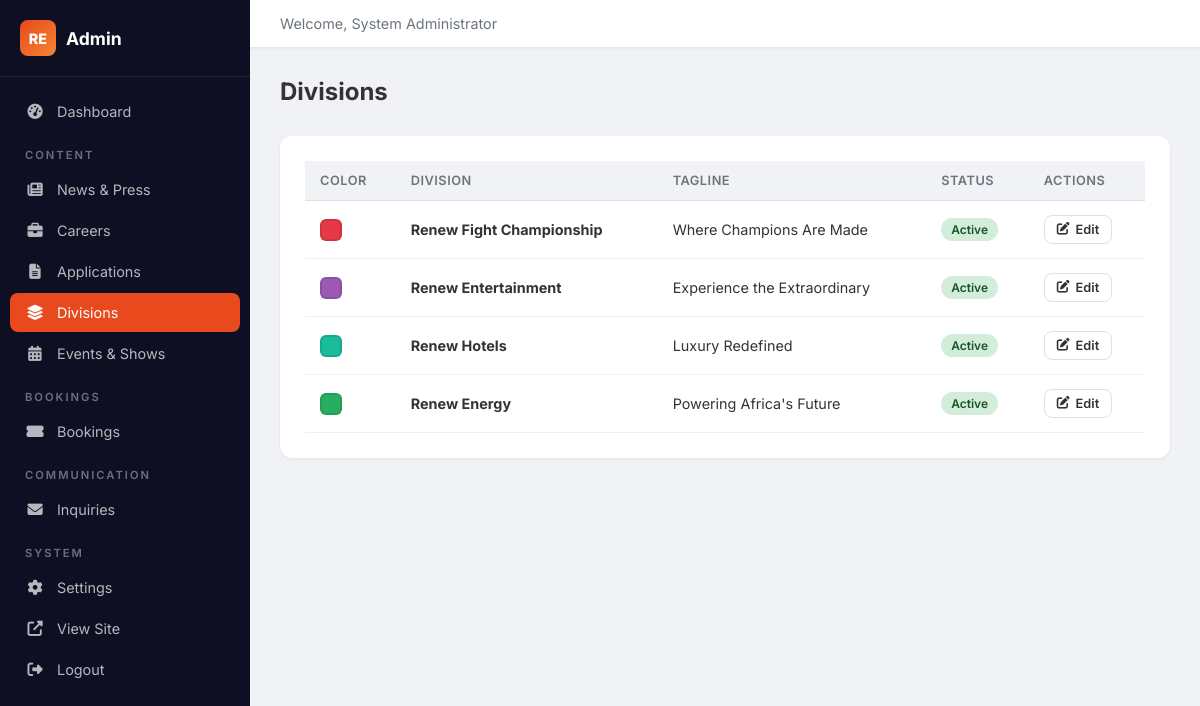
/admin/admin-divisions.php (signed in), run on the app's committed database.
### tables this page shows
CREATE TABLE IF NOT EXISTS divisions (
    id INT AUTO_INCREMENT PRIMARY KEY,
    division_name VARCHAR(100) NOT NULL,
    slug VARCHAR(100) NOT NULL UNIQUE,
    tagline VARCHAR(255),
    description TEXT,
    hero_image1 VARCHAR(255),
    hero_image2 VARCHAR(255),
    hero_image3 VARCHAR(255),
    content TEXT,
    accent_color VARCHAR(20) DEFAULT '#e8491d',
    status ENUM('active','inactive') DEFAULT 'active'
);

### config.php (called while the page is built, shortened)
<?php
try {
    $pdo = new PDO(
        "mysql:host=" . DB_HOST . ";dbname=" . DB_NAME . ";charset=utf8mb4",
        DB_USER,
        DB_PASS,
        [
            PDO::ATTR_ERRMODE => PDO::ERRMODE_EXCEPTION,
            PDO::ATTR_DEFAULT_FETCH_MODE => PDO::FETCH_ASSOC,
            PDO::ATTR_EMULATE_PREPARES => false,
        ]
    );
} catch (PDOException $e) {
    die("Database connection failed. Please check your configuration.");
}
function sanitize($input) {
    return htmlspecialchars(trim($input), ENT_QUOTES, 'UTF-8');
}
function isAdminLoggedIn() {
    return isset($_SESSION['admin_id']) && !empty($_SESSION['admin_id']);
}
function getCurrentAdmin() {
    global $pdo;
    $stmt = $pdo->prepare("SELECT * FROM admins WHERE id = ? AND status = 'active'");
    $stmt->execute([$_SESSION['admin_id']]);
    return $stmt->fetch();
}

### admin/auth.php (called while the page is built, shortened)
<?php
require_once __DIR__ . '/../config.php';
$currentAdmin = getCurrentAdmin();

### admin/admin-divisions.php (the view, shortened to what this page needs)
<?php
require_once 'auth.php';
$action = $_GET['action'] ?? 'list';
$editData = null;
require_once 'includes/admin-header.php';
?>
<div class="admin-page-header">
    <h1><?= $action === 'edit' ? 'Edit Division' : 'Divisions' ?></h1>
</div>
<?php if ($action === 'edit' && $editData): ?>
<div class="admin-card">
    <div class="admin-card-body">
        <form method="POST" class="admin-form" enctype="multipart/form-data">
            <input type="hidden" name="csrf_token" value="<?= generateCSRFToken() ?>">
            <input type="hidden" name="edit_id" value="<?= $editData['id'] ?>">
            <input type="hidden" name="existing_hero1" value="<?= sanitize($editData['hero_image1'] ?? '') ?>">
            <input type="hidden" name="existing_hero2" value="<?= sanitize($editData['hero_image2'] ?? '') ?>">
            <input type="hidden" name="existing_hero3" value="<?= sanitize($editData['hero_image3'] ?? '') ?>">
            <div class="form-row">
                <div class="form-group">
                    <label>Division Name *</label>
                    <input type="text" name="division_name" class="form-control" value="<?= sanitize($editData['division_name']) ?>" required>
                </div>
                <div class="form-group">
                    <label>Tagline</label>
                    <input type="text" name="tagline" class="form-control" value="<?= sanitize($editData['tagline'] ?? '') ?>">
                </div>
            </div>
            <div class="form-row">
                <div class="form-group">
                    <label>Accent Color</label>
                    <div style="display:flex;gap:10px;align-items:center;">
                        <input type="color" name="accent_color" value="<?= $editData['accent_color'] ?? '#e8491d' ?>" style="width:50px;height:38px;border:1px solid var(--admin-border);border-radius:8px;cursor:pointer;">
                        <span style="color:var(--admin-gray);font-size:0.85rem;"><?= $editData['accent_color'] ?? '#e8491d' ?></span>
                    </div>
                </div>
                <div class="form-group">
                    <label>Status</label>
                    <select name="status" class="form-control">
                        <option value="active" <?= $editData['status'] === 'active' ? 'selected' : '' ?>>Active</option>
                        <option value="inactive" <?= $editData['status'] === 'inactive' ? 'selected' : '' ?>>Inactive</option>
                    </select>
                </div>
            </div>
            <div class="form-group">
                <label>Description</label>
                <textarea name="description" class="form-control" rows="3"><?= sanitize($editData['description'] ?? '') ?></textarea>
            </div>
            <div class="form-group">
                <label>Detailed Content</label>
                <textarea name="content" class="form-control" rows="8"><?= htmlspecialchars($editData['content'] ?? '', ENT_QUOTES, 'UTF-8') ?></textarea>
                <div class="form-hint">HTML supported. Shown on division detail pages.</div>
            </div>
            <div style="display:grid;grid-template-columns:1fr 1fr 1fr;gap:20px;">
                <?php for ($i = 1; $i <= 3; $i++): ?>
                <div class="form-group">
                    <label>Hero Image <?= $i ?></label>
                    <input type="file" name="hero_image<?= $i ?>" class="form-control" accept="image/*">
                    <?php if (!empty($editData["hero_image{$i}"])): ?>
                    <div class="form-hint">Current: <?= $editData["hero_image{$i}"] ?></div>
                    <?php endif; ?>
                </div>
                <?php endfor; ?>
            </div>
            <button type="submit" class="btn-admin btn-admin-primary"><i class="fas fa-save"></i> Update Division</button>
        </form>
    </div>
</div>
<?php else: ?>
<?php $divisions = $pdo->query("SELECT * FROM divisions ORDER BY id")->fetchAll(); ?>
<div class="admin-card">
    <div class="admin-card-body">
        <div class="admin-table-responsive">
            <table class="admin-table">
                <thead>
                    <tr>
                        <th>Color</th>
                        <th>Division</th>
                        <th>Tagline</th>
                        <th>Status</th>
                        <th>Actions</th>
                    </tr>
                </thead>
                <tbody>
                    <?php foreach ($divisions as $div): ?>
                    <tr>
                        <td><span class="color-swatch" style="background:<?= sanitize($div['accent_color']) ?>;"></span></td>
                        <td><strong><?= sanitize($div['division_name']) ?></strong></td>
                        <td><?= sanitize($div['tagline'] ?? '—') ?></td>
                        <td><span class="badge <?= $div['status'] === 'active' ? 'badge-success' : 'badge-danger' ?>"><?= ucfirst($div['status']) ?></span></td>
                        <td>
                            <a href="?action=edit&id=<?= $div['id'] ?>" class="btn-admin btn-admin-sm btn-admin-outline"><i class="fas fa-edit"></i> Edit</a>
                        </td>
                    </tr>
                    <?php endforeach; ?>
                </tbody>
            </table>
        </div>
    </div>
</div>
<?php endif; ?>
<?php require_once 'includes/admin-footer.php'; ?>

### admin/includes/admin-header.php (shortened to what this page needs)
<?php
$adminPage = basename($_SERVER['PHP_SELF'], '.php');
?>
<!DOCTYPE html>
<html lang="en">
<head>
    <link rel="stylesheet" href="https://cdnjs.cloudflare.com/ajax/libs/font-awesome/6.5.1/css/all.min.css">
    <link rel="stylesheet" href="<?= SITE_URL ?>/assets/css/admin-style.css">
</head>
<body>
    <div class="admin-layout">
        <aside class="admin-sidebar" id="adminSidebar">
            <div class="sidebar-header">
                <a href="<?= SITE_URL ?>/admin/admin-dashboard.php" class="sidebar-logo">
                    <span class="logo-r">RE</span> Admin
                </a>
            </div>
            <nav class="sidebar-nav">
                <a href="<?= SITE_URL ?>/admin/admin-dashboard.php" class="<?= $adminPage === 'admin-dashboard' ? 'active' : '' ?>">
                    <i class="fas fa-tachometer-alt"></i> Dashboard
                </a>
                <div class="sidebar-section">Content</div>
                <a href="<?= SITE_URL ?>/admin/admin-news.php" class="<?= $adminPage === 'admin-news' ? 'active' : '' ?>">
                    <i class="fas fa-newspaper"></i> News & Press
                </a>
                <a href="<?= SITE_URL ?>/admin/admin-careers.php" class="<?= $adminPage === 'admin-careers' ? 'active' : '' ?>">
                    <i class="fas fa-briefcase"></i> Careers
                </a>
                <a href="<?= SITE_URL ?>/admin/admin-applications.php" class="<?= $adminPage === 'admin-applications' ? 'active' : '' ?>">
                    <i class="fas fa-file-alt"></i> Applications
                </a>
                <a href="<?= SITE_URL ?>/admin/admin-divisions.php" class="<?= $adminPage === 'admin-divisions' ? 'active' : '' ?>">
                    <i class="fas fa-layer-group"></i> Divisions
                </a>
                <a href="<?= SITE_URL ?>/admin/admin-events.php" class="<?= $adminPage === 'admin-events' ? 'active' : '' ?>">
                    <i class="fas fa-calendar-alt"></i> Events & Shows
                </a>
                <div class="sidebar-section">Bookings</div>
                <a href="<?= SITE_URL ?>/admin/admin-bookings.php" class="<?= $adminPage === 'admin-bookings' ? 'active' : '' ?>">
                    <i class="fas fa-ticket-alt"></i> Bookings
                </a>
                <div class="sidebar-section">Communication</div>
                <a href="<?= SITE_URL ?>/admin/admin-inquiries.php" class="<?= $adminPage === 'admin-inquiries' ? 'active' : '' ?>">
                    <i class="fas fa-envelope"></i> Inquiries
                </a>
                <div class="sidebar-section">System</div>
                <a href="<?= SITE_URL ?>/admin/admin-settings.php" class="<?= $adminPage === 'admin-settings' ? 'active' : '' ?>">
                    <i class="fas fa-cog"></i> Settings
                </a>
                <a href="<?= SITE_URL ?>" target="_blank">
                    <i class="fas fa-external-link-alt"></i> View Site
                </a>
                <a href="<?= SITE_URL ?>/admin/logout.php" class="logout-link">
                    <i class="fas fa-sign-out-alt"></i> Logout
                </a>
            </nav>
        </aside>
        <div class="admin-main">
            <header class="admin-topbar">
                <div class="topbar-right">
                    <span class="admin-greeting">Welcome, <?= sanitize($currentAdmin['full_name']) ?></span>
                </div>
            </header>
            <div class="admin-content">

### assets/css/admin-style.css (style rules this page uses)
:root { --admin-primary: #1a1a2e; --admin-sidebar: #0f0f23; --admin-accent: #e8491d; --admin-accent2: #f58634; --admin-bg: #f0f2f5; --admin-card: #ffffff; --admin-text: #333333; --admin-gray: #6c757d; --admin-border: #e0e0e0; --admin-success: #27ae60; --admin-warning: #f39c12; --admin-danger: #e74c3c; --admin-info: #3498db; }
* { box-sizing: border-box; margin: 0; padding: 0; }
body { font-family: 'Inter', sans-serif; background: var(--admin-bg); color: var(--admin-text); font-size: 14px; }
.admin-layout { display: flex; min-height: 100vh; }
.admin-sidebar { width: 250px; background: var(--admin-sidebar); position: fixed; top: 0; left: 0; bottom: 0; z-index: 1000; overflow-y: auto; transition: transform 0.3s; }
.sidebar-header { padding: 20px; display: flex; align-items: center; justify-content: space-between; border-bottom: 1px solid rgba(255,255,255,0.1); }
.sidebar-logo { color: #fff; font-size: 1.1rem; font-weight: 700; text-decoration: none; display: flex; align-items: center; gap: 10px; }
.logo-r { background: linear-gradient(135deg, var(--admin-accent), var(--admin-accent2)); color: #fff; width: 36px; height: 36px; border-radius: 8px; display: flex; align-items: center; justify-content: center; font-weight: 800; font-size: 0.9rem; }
.sidebar-nav { padding: 15px 10px; }
.sidebar-section { color: rgba(255,255,255,0.4); font-size: 0.7rem; text-transform: uppercase; letter-spacing: 2px; padding: 15px 15px 8px; font-weight: 600; }
.sidebar-nav a { display: flex; align-items: center; gap: 12px; padding: 11px 15px; color: rgba(255,255,255,0.7); text-decoration: none; border-radius: 8px; font-size: 0.9rem; transition: all 0.2s; margin-bottom: 2px; }
.sidebar-nav a.active { background: var(--admin-accent); color: #fff; }
.sidebar-nav a i { width: 20px; text-align: center; font-size: 0.95rem; }
.admin-main { flex: 1; margin-left: 250px; min-height: 100vh; }
.admin-topbar { background: var(--admin-card); padding: 15px 30px; display: flex; align-items: center; justify-content: space-between; box-shadow: 0 1px 3px rgba(0,0,0,0.08); position: sticky; top: 0; z-index: 100; }
.admin-greeting { font-size: 0.9rem; color: var(--admin-gray); }
.admin-content { padding: 30px; }
.admin-page-header { display: flex; justify-content: space-between; align-items: center; margin-bottom: 30px; flex-wrap: wrap; gap: 15px; }
.admin-page-header h1 { font-size: 1.5rem; font-weight: 700; }
.admin-card { background: var(--admin-card); border-radius: 12px; box-shadow: 0 1px 3px rgba(0,0,0,0.08); margin-bottom: 25px; }
.admin-card-body { padding: 25px; }
.admin-table { width: 100%; border-collapse: collapse; }
.admin-table th { text-align: left; padding: 12px 15px; background: var(--admin-bg); font-weight: 600; font-size: 0.8rem; text-transform: uppercase; letter-spacing: 0.5px; color: var(--admin-gray); border-bottom: 1px solid var(--admin-border); }
.admin-table td { padding: 14px 15px; border-bottom: 1px solid #f0f0f0; font-size: 0.9rem; vertical-align: middle; }
.btn-admin { display: inline-flex; align-items: center; gap: 6px; padding: 10px 20px; border-radius: 8px; font-weight: 600; font-size: 0.85rem; border: none; cursor: pointer; text-decoration: none; transition: all 0.2s; font-family: 'Inter', sans-serif; }
.btn-admin-sm { padding: 6px 12px; font-size: 0.8rem; }
.btn-admin-outline { background: none; border: 1px solid var(--admin-border); color: var(--admin-text); }
.badge { display: inline-block; padding: 4px 10px; border-radius: 20px; font-size: 0.75rem; font-weight: 600; }
.badge-success { background: #d4edda; color: #155724; }
.admin-table-responsive { overflow-x: auto; -webkit-overflow-scrolling: touch; }
.color-swatch { display: inline-block; width: 22px; height: 22px; border-radius: 6px; vertical-align: middle; border: 2px solid rgba(0,0,0,0.1); }

### data on the page
divisions: division_name "Renew Fight Championship", tagline "Where Champions Are Made", status "Active"
divisions: division_name "Renew Entertainment", tagline "Experience the Extraordinary", status "Active"
divisions: division_name "Renew Hotels", tagline "Luxury Redefined", status "Active"
divisions: division_name "Renew Energy", tagline "Powering Africa's Future", status "Active"

### other printed values
$currentAdmin['full_name'] "System Administrator"
